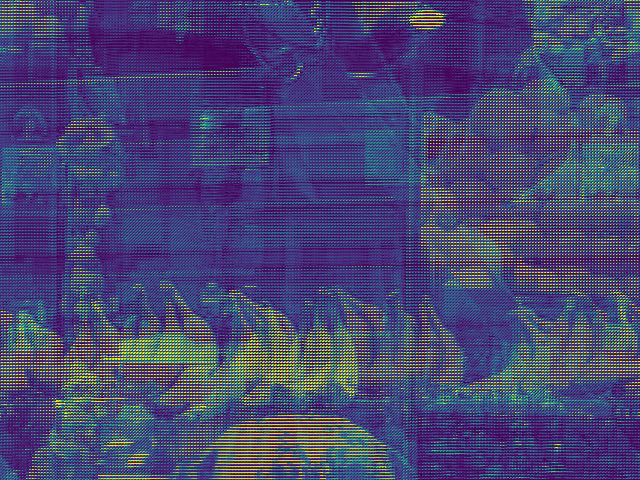

This chart was generated by the following Python code:
import torch, torchvision
import torchvision.transforms as T
import matplotlib.pyplot as plt
# import requests

from torch import nn
from torchvision.models import resnet50
from custom_data import convert
from PIL import Image

# https://github.com/woctezuma/finetune-detr/blob/master/finetune_detr.ipynb
# https://colab.research.google.com/github/NielsRogge/Transformers-Tutorials/blob/master/DETR/Fine_tuning_DetrForObjectDetection_on_custom_dataset_(balloon).ipynb#scrollTo=7DKgQU2pbJrJ

print(torch.__version__, torch.cuda.is_available())
torch.set_grad_enabled(False);

# ------------------------------------------------------------------------------------------------
print('data')

# standard PyTorch mean-std input image normalization
transform = T.Compose([
    T.Resize(800),
    T.ToTensor(),
    T.Normalize([0.485, 0.456, 0.406], [0.229, 0.224, 0.225])
])

# for output bounding box post-processing
def box_cxcywh_to_xyxy(x):
    x_c, y_c, w, h = x.unbind(1)
    b = [(x_c - 0.5 * w), (y_c - 0.5 * h),
         (x_c + 0.5 * w), (y_c + 0.5 * h)]
    return torch.stack(b, dim=1)

def rescale_bboxes(out_bbox, size):
    img_w, img_h = size
    b = box_cxcywh_to_xyxy(out_bbox)
    b = b * torch.tensor([img_w, img_h, img_w, img_h], dtype=torch.float32)
    return b

def filter_bboxes_from_outputs(outputs,
                               threshold=0.7):
  
  # keep only predictions with confidence above threshold
  probas = outputs['pred_logits'].softmax(-1)[0, :, :-1]
  keep = probas.max(-1).values > threshold

  probas_to_keep = probas[keep]

  # convert boxes from [0; 1] to image scales
  bboxes_scaled = rescale_bboxes(outputs['pred_boxes'][0, keep], im.size)
  
  return probas_to_keep, bboxes_scaled

# COCO classes
CLASSES = [
    'N/A', 'person', 'bicycle', 'car', 'motorcycle', 'airplane', 'bus',
    'train', 'truck', 'boat', 'traffic light', 'fire hydrant', 'N/A',
    'stop sign', 'parking meter', 'bench', 'bird', 'cat', 'dog', 'horse',
    'sheep', 'cow', 'elephant', 'bear', 'zebra', 'giraffe', 'N/A', 'backpack',
    'umbrella', 'N/A', 'N/A', 'handbag', 'tie', 'suitcase', 'frisbee', 'skis',
    'snowboard', 'sports ball', 'kite', 'baseball bat', 'baseball glove',
    'skateboard', 'surfboard', 'tennis racket', 'bottle', 'N/A', 'wine glass',
    'cup', 'fork', 'knife', 'spoon', 'bowl', 'banana', 'apple', 'sandwich',
    'orange', 'broccoli', 'carrot', 'hot dog', 'pizza', 'donut', 'cake',
    'chair', 'couch', 'potted plant', 'bed', 'N/A', 'dining table', 'N/A',
    'N/A', 'toilet', 'N/A', 'tv', 'laptop', 'mouse', 'remote', 'keyboard',
    'cell phone', 'microwave', 'oven', 'toaster', 'sink', 'refrigerator', 'N/A',
    'book', 'clock', 'vase', 'scissors', 'teddy bear', 'hair drier',
    'toothbrush'
]

# colors for visualization
COLORS = [[0.000, 0.447, 0.741], [0.850, 0.325, 0.098], [0.929, 0.694, 0.125],
          [0.494, 0.184, 0.556], [0.466, 0.674, 0.188], [0.301, 0.745, 0.933]]

def plot_results(pil_img, prob=None, boxes=None):
    plt.figure(figsize=(16,10))
    plt.imshow(pil_img)
    ax = plt.gca()
    colors = COLORS * 100
    if prob is not None and boxes is not None:
      for p, (xmin, ymin, xmax, ymax), c in zip(prob, boxes.tolist(), colors):
          ax.add_patch(plt.Rectangle((xmin, ymin), xmax - xmin, ymax - ymin,
                                    fill=False, color=c, linewidth=3))
          cl = p.argmax()
          text = f'{CLASSES[cl]}: {p[cl]:0.2f}'
          ax.text(xmin, ymin, text, fontsize=15,
                  bbox=dict(facecolor='yellow', alpha=0.5))
    plt.axis('off')
    plt.imsave('custom.png', pil_img)
    plt.show()

# ------------------------------------------------------------------------------------------------
print('model')

class DETRdemo(nn.Module):
    """
    Demo DETR implementation.

    Demo implementation of DETR in minimal number of lines, with the
    following differences wrt DETR in the paper:
    * learned positional encoding (instead of sine)
    * positional encoding is passed at input (instead of attention)
    * fc bbox predictor (instead of MLP)
    The model achieves ~40 AP on COCO val5k and runs at ~28 FPS on Tesla V100.
    Only batch size 1 supported.
    """
    def __init__(self, num_classes, hidden_dim=256, nheads=8,
                 num_encoder_layers=6, num_decoder_layers=6):
        super().__init__()

        # create ResNet-50 backbone
        self.backbone = resnet50()
        del self.backbone.fc

        # Change the number of input channels in the first convolutional layer (to work with grayscale images)
        # Issue now is that there is a mismatch for backbone.conv1.weight: copying a param with shape torch.Size([64, 3, 7, 7]) from checkpoint, the shape in current model is torch.Size([64, 1, 7, 7])
        self.backbone.conv1 = torch.nn.Conv2d(in_channels=3, out_channels=64, kernel_size=7, stride=2, padding=3, bias=False)

        # create conversion layer
        self.conv = nn.Conv2d(2048, hidden_dim, 1)

        # create a default PyTorch transformer
        self.transformer = nn.Transformer(
            hidden_dim, nheads, num_encoder_layers, num_decoder_layers)

        # prediction heads, one extra class for predicting non-empty slots
        # note that in baseline DETR linear_bbox layer is 3-layer MLP
        self.linear_class = nn.Linear(hidden_dim, num_classes + 1)
        self.linear_bbox = nn.Linear(hidden_dim, 4)

        # output positional encodings (object queries)
        self.query_pos = nn.Parameter(torch.rand(100, hidden_dim))

        # spatial positional encodings
        # note that in baseline DETR we use sine positional encodings
        self.row_embed = nn.Parameter(torch.rand(50, hidden_dim // 2))
        self.col_embed = nn.Parameter(torch.rand(50, hidden_dim // 2))

    def forward(self, inputs):
        # propagate inputs through ResNet-50 up to avg-pool layer
        x = self.backbone.conv1(inputs)
        x = self.backbone.bn1(x)
        x = self.backbone.relu(x)
        x = self.backbone.maxpool(x)

        x = self.backbone.layer1(x)
        x = self.backbone.layer2(x)
        x = self.backbone.layer3(x)
        x = self.backbone.layer4(x)

        # convert from 2048 to 256 feature planes for the transformer
        h = self.conv(x)

        # construct positional encodings
        H, W = h.shape[-2:]
        pos = torch.cat([
            self.col_embed[:W].unsqueeze(0).repeat(H, 1, 1),
            self.row_embed[:H].unsqueeze(1).repeat(1, W, 1),
        ], dim=-1).flatten(0, 1).unsqueeze(1)

        # propagate through the transformer
        h = self.transformer(pos + 0.1 * h.flatten(2).permute(2, 0, 1),
                             self.query_pos.unsqueeze(1)).transpose(0, 1)
        
        # finally project transformer outputs to class labels and bounding boxes
        return {'pred_logits': self.linear_class(h), 
                'pred_boxes': self.linear_bbox(h).sigmoid()}
    
model = DETRdemo(num_classes=2)
# model = torch.hub.load('facebookresearch/detr', 'detr_resnet50', pretrained=True)
model.eval();

# url = 'http://images.cocodataset.org/train2017/000000310645.jpg'
# im = Image.open(requests.get(url, stream=True).raw)

im = Image.open('./custom_data/000000310645.jpg')

# mean-std normalize the input image (batch-size: 1)
img = transform(im).unsqueeze(0)

# propagate through the model
outputs = model(img)

for threshold in [0.9, 0.7, 0.0]: 
    probas_to_keep, bboxes_scaled = filter_bboxes_from_outputs(outputs, threshold=threshold)
    plot_results(im, probas_to_keep, bboxes_scaled)

# Get pretrained weights
# checkpoint = torch.hub.load_state_dict_from_url(
#             url='https://dl.fbaipublicfiles.com/detr/detr-r50-e632da11.pth',
#             map_location='cpu',
#             check_hash=True)
checkpoint = torch.load('./weights/detr-r50-e632da11.pth')

# Remove class weights
del checkpoint["model"]["class_embed.weight"]
del checkpoint["model"]["class_embed.bias"]

# Save
torch.save(checkpoint, 'detr-r50_no-class-head.pth')

# ------------------------------------------------------------------------------------------------
print('path')

# Choose whether to start indexing categories with 0 or with 1.
#
# NB: convention in COCO dataset is such that the 1st class (person) has ID n°1.
#
# NB²: this is why we chose to set to 1 the default value of `first_class_index`
# in `via2coco.convert()`.

first_class_index = 0

# # download, decompress the data
# !wget https://github.com/matterport/Mask_RCNN/releases/download/v2.1/balloon_dataset.zip
# !unzip balloon_dataset.zip > /dev/null

data_path = './custom_data/data/balloon/'

first_class_index = 0

# Convert VIA data to COCO format
for keyword in ['train', 'val']:

    input_dir = data_path + keyword + '/'
    input_json = input_dir + 'via_region_data.json'
    categories = ['balloon']
    super_categories = ['N/A']
    output_json = input_dir + 'custom_' + keyword + '.json'

    print('Converting {} from VIA format to COCO format'.format(input_json))

    coco_dict = convert.convert(
        imgdir=input_dir,
        annpath=input_json,
        categories=categories,
        super_categories=super_categories,
        output_file_name=output_json,
        first_class_index=first_class_index,
    )

# We expect the directory structure to be the following:

# path/to/coco/
# ├ annotations/  # JSON annotations
# │  ├ annotations/custom_train.json
# │  └ annotations/custom_val.json
# ├ train2017/    # training images
# └ val2017/      # validation images